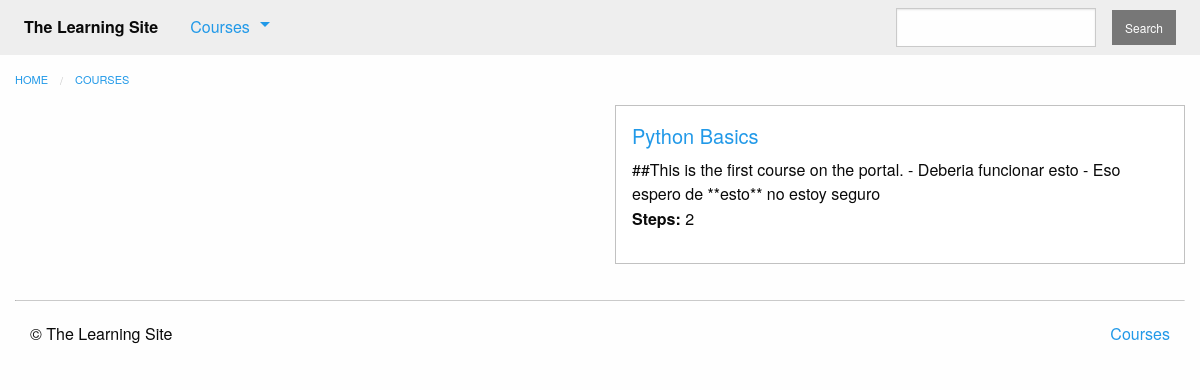
Page /courses/ on the committed database.
### courses/models.py (models this page shows, shortened)
class Course(models.Model):
    created_at = models.DateTimeField(auto_now_add=True)
    title = models.CharField(max_length=255)
    description = models.TextField()
    is_live = models.BooleanField(default=False)
    status = models.CharField(max_length=1, choices=STATUS_CHOICES, default='i')

### courses/views.py (the view)
def course_list(request):
    courses = models.Course.objects.filter(
        status='p'
    ).annotate(
        total_steps=Count('text', distinct=True)+Count('quiz', distinct=True)
    )
    return render(request, 'courses/course_list.html', {
        'courses': courses,
    })

### courses/templatetags/course_extras.py (called while the page is built)
@register.inclusion_tag('courses/course_nav.html')
def nav_courses_list():
    courses = Course.objects.filter(
        status='p'
    ).order_by(
        '-created_at'
    ).values(
        'id', 'title'
    )[:5]
    return {'courses': courses}

### courses/templates/courses/course_list.html (shortened to what this page needs)
{% extends "courses/layout.html" %}
{% block content %}
    <div class="row columns">
        {{ block.super }}
    </div>
    <div class="row">
        {%  for course in courses %}
            <div class="small-6 columns">
                <div class="callout">
                    <h5><a href="{% url 'courses:detail' pk=course.pk %}">{{ course.title }}</a></h5>
                    <div class="card-copy">
                        {{ course.description }}
                        {% if course.total_steps %}
                            <p><strong>Steps:</strong> {{ course.total_steps }}</p>
                        {% endif %}
                    </div>
                </div>
            </div>
        {% endfor %}
    </div>
{% endblock %}

### rows in the picture
Course: title "Python Basics", description "##This is the first course on the portal. - Deberia funcionar esto - Eso espero de **esto** no estoy seguro", total_steps "2"
